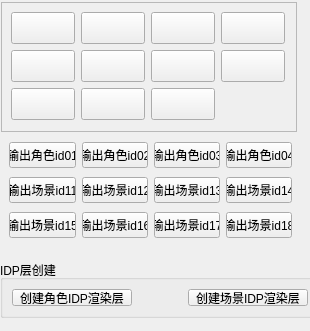
           <widget class="QWidget" name="mat_page">
            <property name="geometry">
             <rect>
              <x>0</x>
              <y>0</y>
              <width>310</width>
              <height>331</height>
             </rect>
            </property>
            <attribute name="label">
             <string>ArnoldShader || IDPass Toolsl</string>
            </attribute>
            <widget class="QGroupBox" name="groupBox">
             <property name="geometry">
              <rect>
               <x>0</x>
               <y>260</y>
               <width>320</width>
               <height>58</height>
              </rect>
             </property>
             <property name="title">
              <string>IDP层创建</string>
             </property>
             <layout class="QHBoxLayout" name="horizontalLayout_6">
              <item>
               <widget class="QPushButton" name="pushButton">
                <property name="minimumSize">
                 <size>
                  <width>120</width>
                  <height>0</height>
                 </size>
                </property>
                <property name="text">
                 <string>创建角色IDP渲染层</string>
                </property>
                <property name="+command" stdset="0">
                 <string>&quot;ins_dora.csl_IDRenderLayerCreatAll(type=\&quot;chr\&quot;)&quot;</string>
                </property>
               </widget>
              </item>
              <item>
               <spacer name="horizontalSpacer_4">
                <property name="orientation">
                 <enum>Qt::Horizontal</enum>
                </property>
                <property name="sizeHint" stdset="0">
                 <size>
                  <width>46</width>
                  <height>20</height>
                 </size>
                </property>
               </spacer>
              </item>
              <item>
               <widget class="QPushButton" name="pushButton_2">
                <property name="minimumSize">
                 <size>
                  <width>120</width>
                  <height>0</height>
                 </size>
                </property>
                <property name="text">
                 <string>创建场景IDP渲染层</string>
                </property>
                <property name="+command" stdset="0">
                 <string>&quot;ins_dora.csl_IDRenderLayerCreatAll(type=\&quot;set\&quot;)&quot;</string>
                </property>
               </widget>
              </item>
             </layout>
            </widget>
            <widget class="QFrame" name="frame_3">
             <property name="geometry">
              <rect>
               <x>1</x>
               <y>2</y>
               <width>296</width>
               <height>130</height>
              </rect>
             </property>
             <property name="minimumSize">
              <size>
               <width>0</width>
               <height>130</height>
              </size>
             </property>
             <property name="maximumSize">
              <size>
               <width>326</width>
               <height>130</height>
              </size>
             </property>
             <property name="frameShape">
              <enum>QFrame::StyledPanel</enum>
             </property>
             <property name="frameShadow">
              <enum>QFrame::Raised</enum>
             </property>
             <layout class="QGridLayout" name="gridLayout_2">
              <item row="0" column="0">
               <widget class="QPushButton" name="bt_r">
                <property name="minimumSize">
                 <size>
                  <width>0</width>
                  <height>32</height>
                 </size>
                </property>
                <property name="maximumSize">
                 <size>
                  <width>64</width>
                  <height>32</height>
                 </size>
                </property>
                <property name="text">
                 <string/>
                </property>
                <property name="icon">
                 <iconset>
                  <normaloff>icons/ai_shader_r_l.bmp</normaloff>icons/ai_shader_r_l.bmp</iconset>
                </property>
                <property name="iconSize">
                 <size>
                  <width>64</width>
                  <height>64</height>
                 </size>
                </property>
                <property name="checkable">
                 <bool>false</bool>
                </property>
                <property name="+command" stdset="0">
                 <string>&quot;ins_dora.ArnoldIDCreat(idpShader=\&quot;ArnoldIdpR\&quot;)&quot;</string>
                </property>
               </widget>
              </item>
              <item row="0" column="1">
               <widget class="QPushButton" name="bt_g">
                <property name="minimumSize">
                 <size>
                  <width>64</width>
                  <height>32</height>
                 </size>
                </property>
                <property name="maximumSize">
                 <size>
                  <width>64</width>
                  <height>32</height>
                 </size>
                </property>
                <property name="text">
                 <string/>
                </property>
                <property name="icon">
                 <iconset>
                  <normaloff>icons/ai_shader_g_l.bmp</normaloff>icons/ai_shader_g_l.bmp</iconset>
                </property>
                <property name="iconSize">
                 <size>
                  <width>64</width>
                  <height>64</height>
                 </size>
                </property>
                <property name="+command" stdset="0">
                 <string>&quot;ins_dora.ArnoldIDCreat(idpShader=\&quot;ArnoldIdpG\&quot;)&quot;</string>
                </property>
               </widget>
              </item>
              <item row="1" column="0">
               <widget class="QPushButton" name="bt_a">
                <property name="minimumSize">
                 <size>
                  <width>64</width>
                  <height>32</height>
                 </size>
                </property>
                <property name="maximumSize">
                 <size>
                  <width>64</width>
                  <height>32</height>
                 </size>
                </property>
                <property name="text">
                 <string/>
                </property>
                <property name="icon">
                 <iconset>
                  <normaloff>icons/ai_shader_a_l.bmp</normaloff>icons/ai_shader_a_l.bmp</iconset>
                </property>
                <property name="iconSize">
                 <size>
                  <width>64</width>
                  <height>64</height>
                 </size>
                </property>
                <property name="+command" stdset="0">
                 <string>&quot;ins_dora.ArnoldIDCreat(idpShader=\&quot;ArnoldIdpA\&quot;)&quot;</string>
                </property>
               </widget>
              </item>
              <item row="0" column="2">
               <widget class="QPushButton" name="bt_b">
                <property name="minimumSize">
                 <size>
                  <width>64</width>
                  <height>32</height>
                 </size>
                </property>
                <property name="maximumSize">
                 <size>
                  <width>64</width>
                  <height>32</height>
                 </size>
                </property>
                <property name="text">
                 <string/>
                </property>
                <property name="icon">
                 <iconset>
                  <normaloff>icons/ai_shader_b_l.bmp</normaloff>icons/ai_shader_b_l.bmp</iconset>
                </property>
                <property name="iconSize">
                 <size>
                  <width>64</width>
                  <height>64</height>
                 </size>
                </property>
                <property name="+command" stdset="0">
                 <string>&quot;ins_dora.ArnoldIDCreat(idpShader=\&quot;ArnoldIdpB\&quot;)&quot;</string>
                </property>
               </widget>
              </item>
              <item row="0" column="6">
               <widget class="QPushButton" name="bt_m">
                <property name="minimumSize">
                 <size>
                  <width>64</width>
                  <height>32</height>
                 </size>
                </property>
                <property name="maximumSize">
                 <size>
                  <width>64</width>
                  <height>32</height>
                 </size>
                </property>
                <property name="text">
                 <string/>
                </property>
                <property name="icon">
                 <iconset>
                  <normaloff>icons/ai_shader_m_l.bmp</normaloff>icons/ai_shader_m_l.bmp</iconset>
                </property>
                <property name="iconSize">
                 <size>
                  <width>64</width>
                  <height>64</height>
                 </size>
                </property>
                <property name="+command" stdset="0">
                 <string>&quot;ins_dora.ArnoldIDCreat(idpShader=\&quot;ArnoldIdpM\&quot;)&quot;</string>
                </property>
               </widget>
              </item>
              <item row="1" column="1">
               <widget class="QPushButton" name="bt_zdp">
                <property name="minimumSize">
                 <size>
                  <width>64</width>
                  <height>32</height>
                 </size>
                </property>
                <property name="maximumSize">
                 <size>
                  <width>64</width>
                  <height>32</height>
                 </size>
                </property>
                <property name="text">
                 <string/>
                </property>
                <property name="icon">
                 <iconset>
                  <normaloff>icons/ai_shader_zdp_l.bmp</normaloff>icons/ai_shader_zdp_l.bmp</iconset>
                </property>
                <property name="iconSize">
                 <size>
                  <width>64</width>
                  <height>64</height>
                 </size>
                </property>
                <property name="+command" stdset="0">
                 <string>&quot;ins_dora.ArnoldShaderAssign(\&quot;Zdp\&quot;)&quot;</string>
                </property>
               </widget>
              </item>
              <item row="1" column="2">
               <widget class="QPushButton" name="bt_occ">
                <property name="minimumSize">
                 <size>
                  <width>64</width>
                  <height>32</height>
                 </size>
                </property>
                <property name="maximumSize">
                 <size>
                  <width>64</width>
                  <height>32</height>
                 </size>
                </property>
                <property name="text">
                 <string/>
                </property>
                <property name="icon">
                 <iconset>
                  <normaloff>icons/ai_shader_occ_l.bmp</normaloff>icons/ai_shader_occ_l.bmp</iconset>
                </property>
                <property name="iconSize">
                 <size>
                  <width>64</width>
                  <height>64</height>
                 </size>
                </property>
                <property name="+command" stdset="0">
                 <string>&quot;ins_dora.ArnoldShaderAssign(\&quot;AO\&quot;)&quot;</string>
                </property>
               </widget>
              </item>
              <item row="1" column="6">
               <widget class="QPushButton" name="bt_shd">
                <property name="minimumSize">
                 <size>
                  <width>64</width>
                  <height>32</height>
                 </size>
                </property>
                <property name="maximumSize">
                 <size>
                  <width>64</width>
                  <height>32</height>
                 </size>
                </property>
                <property name="text">
                 <string/>
                </property>
                <property name="icon">
                 <iconset>
                  <normaloff>icons/ai_shader_shadow_l.bmp</normaloff>icons/ai_shader_shadow_l.bmp</iconset>
                </property>
                <property name="iconSize">
                 <size>
                  <width>64</width>
                  <height>64</height>
                 </size>
                </property>
                <property name="+command" stdset="0">
                 <string>&quot;ins_dora.ArnoldShaderAssign(\&quot;Shadow\&quot;)&quot;</string>
                </property>
               </widget>
              </item>
              <item row="2" column="0">
               <widget class="QPushButton" name="bt_lam">
                <property name="minimumSize">
                 <size>
                  <width>64</width>
                  <height>32</height>
                 </size>
                </property>
                <property name="maximumSize">
                 <size>
                  <width>64</width>
                  <height>32</height>
                 </size>
                </property>
                <property name="text">
                 <string/>
                </property>
                <property name="icon">
                 <iconset>
                  <normaloff>icons/ai_shader_lam_l.bmp</normaloff>icons/ai_shader_lam_l.bmp</iconset>
                </property>
                <property name="iconSize">
                 <size>
                  <width>64</width>
                  <height>64</height>
                 </size>
                </property>
                <property name="+command" stdset="0">
                 <string>&quot;ins_dora.ArnoldShaderAssign(\&quot;Lambert\&quot;)&quot;</string>
                </property>
               </widget>
              </item>
              <item row="2" column="1">
               <widget class="QPushButton" name="bt_norm">
                <property name="minimumSize">
                 <size>
                  <width>64</width>
                  <height>32</height>
                 </size>
                </property>
                <property name="maximumSize">
                 <size>
                  <width>64</width>
                  <height>32</height>
                 </size>
                </property>
                <property name="text">
                 <string/>
                </property>
                <property name="icon">
                 <iconset>
                  <normaloff>icons/ai_shader_nor_l.bmp</normaloff>icons/ai_shader_nor_l.bmp</iconset>
                </property>
                <property name="iconSize">
                 <size>
                  <width>64</width>
                  <height>64</height>
                 </size>
                </property>
                <property name="+command" stdset="0">
                 <string>&quot;ins_dora.ArnoldShaderAssign(\&quot;Normal\&quot;)&quot;</string>
                </property>
               </widget>
              </item>
              <item row="2" column="2">
               <widget class="QPushButton" name="bt_aiS">
                <property name="minimumSize">
                 <size>
                  <width>64</width>
                  <height>32</height>
                 </size>
                </property>
                <property name="maximumSize">
                 <size>
                  <width>64</width>
                  <height>32</height>
                 </size>
                </property>
                <property name="text">
                 <string/>
                </property>
                <property name="icon">
                 <iconset>
                  <normaloff>icons/ai_shader_stand_l.bmp</normaloff>icons/ai_shader_stand_l.bmp</iconset>
                </property>
                <property name="iconSize">
                 <size>
                  <width>64</width>
                  <height>64</height>
                 </size>
                </property>
                <property name="+command" stdset="0">
                 <string>&quot;ins_dora.ArnoldShaderAssign(\&quot;aiStand\&quot;)&quot;</string>
                </property>
               </widget>
              </item>
             </layout>
            </widget>
            <widget class="QFrame" name="frame_4">
             <property name="geometry">
              <rect>
               <x>0</x>
               <y>130</y>
               <width>301</width>
               <height>121</height>
              </rect>
             </property>
             <layout class="QGridLayout" name="gridLayout">
              <item row="0" column="0">
               <widget class="QPushButton" name="bt_id0_1">
                <property name="text">
                 <string>输出角色id01</string>
                </property>
                <property name="+command" stdset="0">
                 <string>&quot;ins_dora.csl_RGBInfoExport(id=\&quot;id01\&quot;)&quot;</string>
                </property>
               </widget>
              </item>
              <item row="0" column="1">
               <widget class="QPushButton" name="bt_id0_2">
                <property name="text">
                 <string>输出角色id02</string>
                </property>
                <property name="+command" stdset="0">
                 <string>&quot;ins_dora.csl_RGBInfoExport(id=\&quot;id02\&quot;)&quot;</string>
                </property>
               </widget>
              </item>
              <item row="0" column="2">
               <widget class="QPushButton" name="bt_id0_3">
                <property name="text">
                 <string>输出角色id03</string>
                </property>
                <property name="+command" stdset="0">
                 <string>&quot;ins_dora.csl_RGBInfoExport(id=\&quot;id03\&quot;)&quot;</string>
                </property>
               </widget>
              </item>
              <item row="0" column="3">
               <widget class="QPushButton" name="bt_id0_4">
                <property name="text">
                 <string>输出角色id04</string>
                </property>
                <property name="+command" stdset="0">
                 <string>&quot;ins_dora.csl_RGBInfoExport(id=\&quot;id04\&quot;)&quot;</string>
                </property>
               </widget>
              </item>
              <item row="1" column="0">
               <widget class="QPushButton" name="bt_id2_1">
                <property name="text">
                 <string>输出场景id11</string>
                </property>
                <property name="+command" stdset="0">
                 <string>&quot;ins_dora.csl_RGBInfoExport(id=\&quot;id11\&quot;)&quot;</string>
                </property>
               </widget>
              </item>
              <item row="1" column="1">
               <widget class="QPushButton" name="bt_id2_2">
                <property name="text">
                 <string>输出场景id12</string>
                </property>
                <property name="+command" stdset="0">
                 <string>&quot;ins_dora.csl_RGBInfoExport(id=\&quot;id12\&quot;)&quot;</string>
                </property>
               </widget>
              </item>
              <item row="1" column="2">
               <widget class="QPushButton" name="bt_id2_3">
                <property name="text">
                 <string>输出场景id13</string>
                </property>
                <property name="+command" stdset="0">
                 <string>&quot;ins_dora.csl_RGBInfoExport(id=\&quot;id13\&quot;)&quot;</string>
                </property>
               </widget>
              </item>
              <item row="1" column="3">
               <widget class="QPushButton" name="bt_id2_4">
                <property name="text">
                 <string>输出场景id14</string>
                </property>
                <property name="+command" stdset="0">
                 <string>&quot;ins_dora.csl_RGBInfoExport(id=\&quot;id14\&quot;)&quot;</string>
                </property>
               </widget>
              </item>
              <item row="2" column="0">
               <widget class="QPushButton" name="bt_id2_5">
                <property name="text">
                 <string>输出场景id15</string>
                </property>
                <property name="+command" stdset="0">
                 <string>&quot;ins_dora.csl_RGBInfoExport(id=\&quot;id15\&quot;)&quot;</string>
                </property>
               </widget>
              </item>
              <item row="2" column="1">
               <widget class="QPushButton" name="bt_id2_8">
                <property name="text">
                 <string>输出场景id16</string>
                </property>
                <property name="+command" stdset="0">
                 <string>&quot;ins_dora.csl_RGBInfoExport(id=\&quot;id16\&quot;)&quot;</string>
                </property>
               </widget>
              </item>
              <item row="2" column="2">
               <widget class="QPushButton" name="bt_id2_6">
                <property name="text">
                 <string>输出场景id17</string>
                </property>
                <property name="+command" stdset="0">
                 <string>&quot;ins_dora.csl_RGBInfoExport(id=\&quot;id17\&quot;)&quot;</string>
                </property>
               </widget>
              </item>
              <item row="2" column="3">
               <widget class="QPushButton" name="bt_id2_7">
                <property name="text">
                 <string>输出场景id18</string>
                </property>
                <property name="+command" stdset="0">
                 <string>&quot;ins_dora.csl_RGBInfoExport(id=\&quot;id18\&quot;)&quot;</string>
                </property>
               </widget>
              </item>
             </layout>
            </widget>
           </widget>
